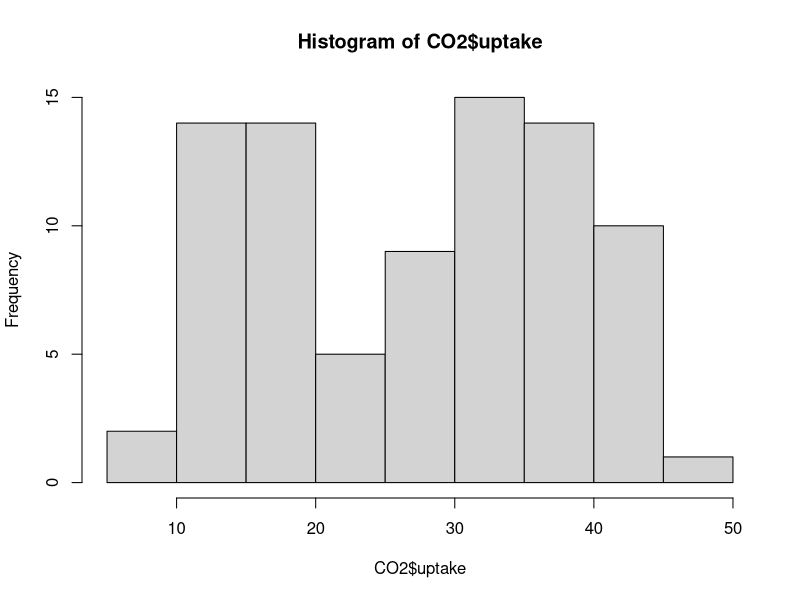
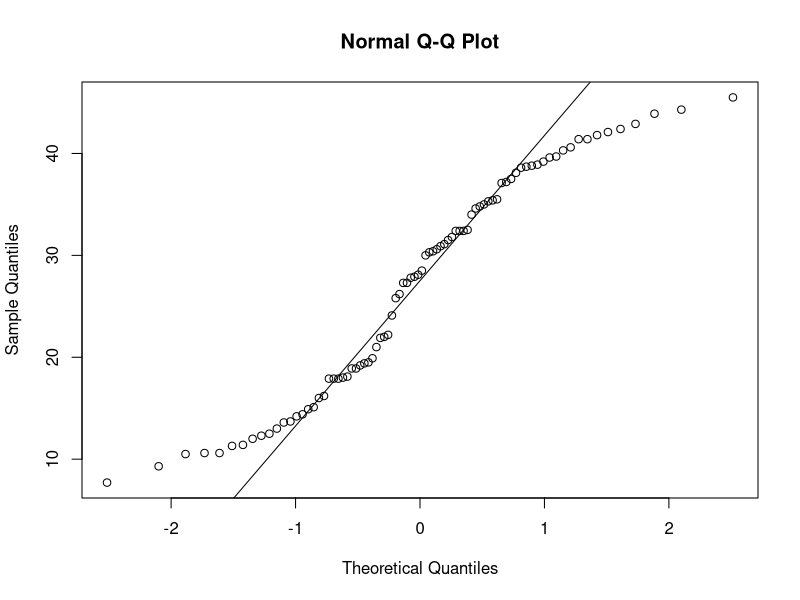
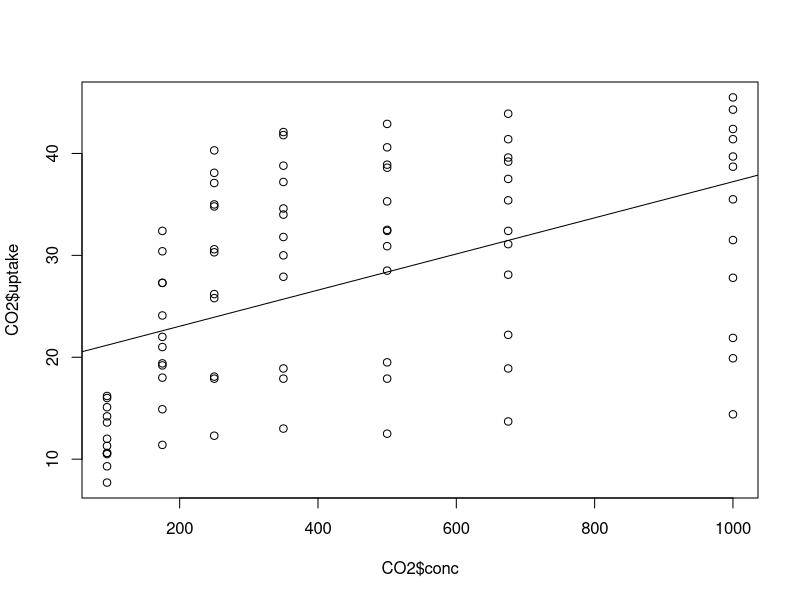

Recreate these plots in R, in order. (Note: this script raises an error after producing the figures.)
## ---- chunk 1
knitr::opts_chunk$set(echo=TRUE, fig.align='center', fig.path="./imgs/")
options(width=125)
## ---- chunk 2
?CO2
## ---- chunk 3
summary(CO2)
## ---- chunk 4
str(CO2)
## ---- chunk 5
hist(CO2$uptake)
## ---- chunk 6
qqnorm(CO2$uptake)
qqline(CO2$uptake)
## ---- chunk 7
plot(CO2$conc, CO2$uptake)
abline(lm(uptake~conc, CO2))
## ---- chunk 8
plot(CO2$conc, CO2$uptake, col=CO2$Treatment, pch=CO2$Type)
